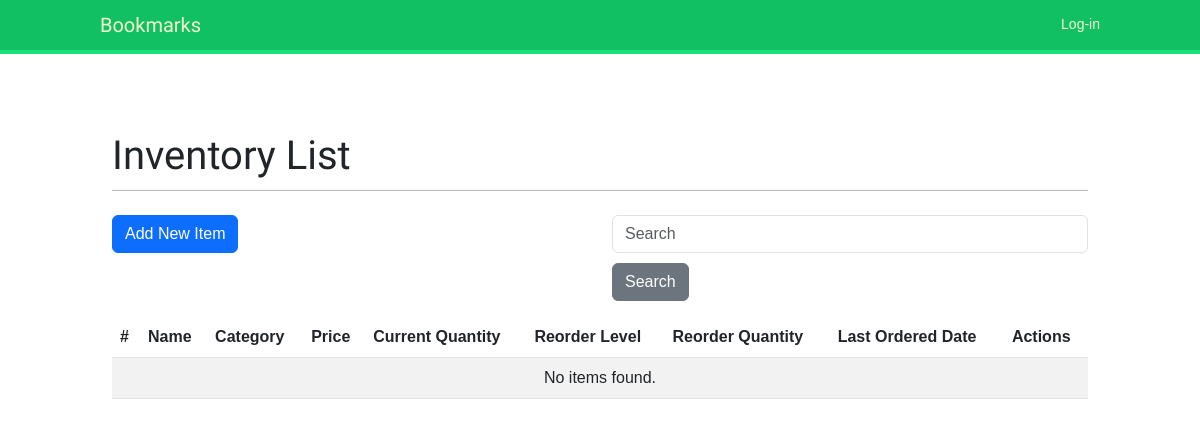
The app's page /, older data.
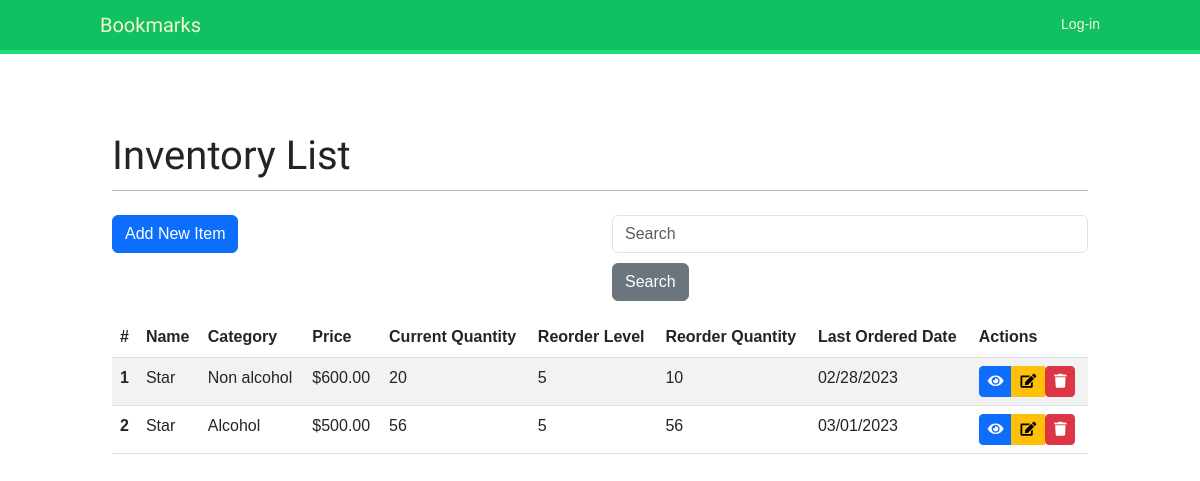
The same page, newer data.
### hotelbar/models.py (models this page shows, shortened)
class InventoryItem(models.Model):
    name = models.CharField(max_length=100)
    category = models.ForeignKey(Category, on_delete=models.CASCADE)
    price = models.DecimalField(max_digits=8, decimal_places=2)
    current_quantity = models.PositiveIntegerField()
    reorder_level = models.PositiveIntegerField()
    reorder_quantity = models.PositiveIntegerField()
    last_ordered_date = models.DateField(null=True, blank=True)
    suppliers = models.ManyToManyField(Supplier, related_name='inventory_items')

class Category(models.Model):
    name = models.CharField(max_length=50)
    def __str__(self):
        return self.name

### inventory/views.py (the view)
# urls.py: path('', inventory_list, name='inventory_list'),
def inventory_list(request):
    items = InventoryItem.objects.all()
    page = request.GET.get('page', 1)
    paginator = Paginator(items, 10)
    try:
        page_obj = paginator.page(page)
    except PageNotAnInteger:
        page_obj = paginator.page(1)
    except EmptyPage:
        page_obj = paginator.page(paginator.num_pages)
    return render(request, 'inventory/inventory_list.html', {'items': page_obj, 'section': 'inventory_list', })

### inventory/templates/inventory/inventory_list.html (shortened to what this page needs)
{% extends 'base.html' %}
{% block content %}
<div class="container mt-5">
  <h1 class="mb-4">Inventory List</h1>
  <div class="row mb-3">
    <div class="col-md-6">
      <a href="{% url 'inventory_create' %}" class="btn btn-primary">Add New Item</a>
    </div>
    <div class="col-md-6">
      <form class="form-inline my-2 my-lg-0 float-md-right">
        <input class="form-control mr-sm-2" type="text" placeholder="Search">
        <button class="btn btn-secondary my-2 my-sm-0" type="submit">Search</button>
      </form>
    </div>
  </div>
  <table class="table table-striped table-hover">
    <thead>
      <tr>
        <th scope="col">#</th>
        <th scope="col">Name</th>
        <th scope="col">Category</th>
        <th scope="col">Price</th>
        <th scope="col">Current Quantity</th>
        <th scope="col">Reorder Level</th>
        <th scope="col">Reorder Quantity</th>
        <th scope="col">Last Ordered Date</th>
        <th scope="col">Actions</th>
      </tr>
    </thead>
    <tbody>
      {% for item in items %}
      <tr>
        <th scope="row">{{ forloop.counter }}</th>
        <td>{{ item.name }}</td>
        <td>{{ item.category }}</td>
        <td>${{ item.price }}</td>
        <td>{{ item.current_quantity }}</td>
        <td>{{ item.reorder_level }}</td>
        <td>{{ item.reorder_quantity }}</td>
        <td>{{ item.last_ordered_date|date:"m/d/Y" }}</td>
        <td>
          <div class="btn-group" role="group">
            <a href="{% url 'inventory_detail' item.pk %}" class="btn btn-primary btn-sm" title="View">
              <i class="fas fa-eye"></i>
            </a>
            <a href="{% url 'inventory_update' item.pk %}" class="btn btn-warning btn-sm" title="Edit">
              <i class="fas fa-edit"></i>
            </a>
            <form class="d-inline" action="{% url 'inventory_delete' item.pk %}" method="POST"
              onsubmit="return confirm('Are you sure you want to delete this item?')">
              <button type="submit" class="btn btn-danger btn-sm" title="Delete">
                <i class="fas fa-trash"></i>
              </button>
            </form>
          </div>
        </td>
      </tr>
      {% empty %}
      <tr>
        <td colspan="9" class="text-center">No items found.</td>
      </tr>
      {% endfor %}
    </tbody>
  </table>
</div>
{% endblock %}

### templates/base.html (shortened to what this page needs)
{% load static %}
<!DOCTYPE html>
<html>
<head>
    <link rel="stylesheet" href="https://cdnjs.cloudflare.com/ajax/libs/font-awesome/5.15.3/css/all.min.css">
<link href="https://cdn.jsdelivr.net/npm/bootstrap@5.3.0-alpha1/dist/css/bootstrap.min.css" rel="stylesheet">
<link href="{% static "css/base.css" %}" rel="stylesheet">
</head>
<body>
<div id="header">
<span class="logo">Bookmarks</span>
<span class="user">
    {% if request.user.is_authenticated %}
    Hello {{ request.user.first_name|default:request.user.username }},
    <a href="{% url 'logout' %}">Logout</a>
    {% else %}
    <a href="{% url 'login' %}">Log-in</a>
    {% endif %}
</span>
</div>
<div id="content">
    {% block content %}
    {% endblock %}
    </div>
    </body>
    </html>

### account/static/css/base.css (style rules this page uses)
body { margin:0; padding:0; font-family:helvetica, sans-serif; }
a { color:#12c064; text-decoration:none; }
h1, h2, h3, h4, h5 , h6 { font-family: 'Muli', sans-serif; font-weight:normal; }
h1 { border-bottom:1px solid #bbb; padding:0 0 10px 0; margin:10px 0 20px 0; }
#header { padding:10px 100px; font-size:14px; background:#12c064; color:#fff; border-bottom:4px solid #1cdf78; overflow:auto; }
#header .logo { font-family: 'Muli', sans-serif; float:left; color:#f3f7cc; font-size:20px; margin-right:10%; }
#header a { color:#f3f7cc; }
#header .user { float:right; padding-top:4px; }
#content { padding:30px 100px; }
form { overflow:auto; }
input, textarea { clear:both; float:left; margin:0 0 10px; background:#efefef; border:0; padding:6px 10px; font-size:14px; }

Row changes from the older to the newer data that the page shows:
added InventoryItem: name "Star", category "Non alcohol", price "600.00", current_quantity "20", reorder_level "5", reorder_quantity "10", last_ordered_date "02/28/2023"
added InventoryItem: name "Star", category "Alcohol", price "500.00", current_quantity "56", reorder_level "5", reorder_quantity "56", last_ordered_date "03/01/2023"
Text that changed along with them:
text no longer shown: "No items found."
